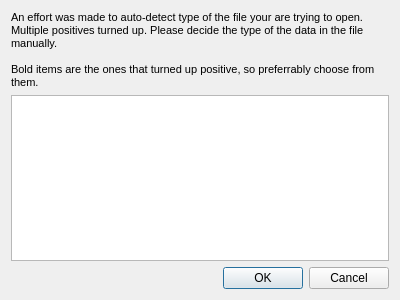
<?xml version="1.0" encoding="UTF-8"?>
<ui version="4.0">
 <class>MultipleTypesDetectedDialog</class>
 <widget class="QDialog" name="MultipleTypesDetectedDialog">
  <property name="geometry">
   <rect>
    <x>0</x>
    <y>0</y>
    <width>400</width>
    <height>300</height>
   </rect>
  </property>
  <property name="windowTitle">
   <string>Multiple types detected!</string>
  </property>
  <layout class="QVBoxLayout" name="verticalLayout">
   <item>
    <widget class="QLabel" name="label">
     <property name="text">
      <string>&lt;!DOCTYPE HTML PUBLIC &quot;-//W3C//DTD HTML 4.0//EN&quot; &quot;http://www.w3.org/TR/REC-html40/strict.dtd&quot;&gt;
&lt;html&gt;&lt;head&gt;&lt;meta name=&quot;qrichtext&quot; content=&quot;1&quot; /&gt;&lt;style type=&quot;text/css&quot;&gt;
p, li { white-space: pre-wrap; }
&lt;/style&gt;&lt;/head&gt;&lt;body style=&quot; font-family:'MS Shell Dlg 2'; font-size:8.25pt; font-weight:400; font-style:normal;&quot;&gt;
&lt;p style=&quot; margin-top:0px; margin-bottom:0px; margin-left:0px; margin-right:0px; -qt-block-indent:0; text-indent:0px;&quot;&gt;&lt;span style=&quot; font-size:8pt;&quot;&gt;An effort was made to auto-detect type of the file your are trying to open. Multiple positives turned up. Please decide the type of the data in the file manually.&lt;/span&gt;&lt;/p&gt;
&lt;p style=&quot;-qt-paragraph-type:empty; margin-top:0px; margin-bottom:0px; margin-left:0px; margin-right:0px; -qt-block-indent:0; text-indent:0px; font-size:8pt;&quot;&gt;&lt;/p&gt;
&lt;p style=&quot; margin-top:0px; margin-bottom:0px; margin-left:0px; margin-right:0px; -qt-block-indent:0; text-indent:0px;&quot;&gt;&lt;span style=&quot; font-size:8pt;&quot;&gt;Bold items are the ones that turned up positive, so preferrably choose from them.&lt;/span&gt;&lt;/p&gt;&lt;/body&gt;&lt;/html&gt;</string>
     </property>
     <property name="wordWrap">
      <bool>true</bool>
     </property>
    </widget>
   </item>
   <item>
    <widget class="QListWidget" name="typeChoice">
     <property name="alternatingRowColors">
      <bool>false</bool>
     </property>
    </widget>
   </item>
   <item>
    <widget class="QDialogButtonBox" name="buttonBox">
     <property name="orientation">
      <enum>Qt::Horizontal</enum>
     </property>
     <property name="standardButtons">
      <set>QDialogButtonBox::Cancel|QDialogButtonBox::Ok</set>
     </property>
    </widget>
   </item>
  </layout>
 </widget>
 <resources/>
 <connections>
  <connection>
   <sender>buttonBox</sender>
   <signal>accepted()</signal>
   <receiver>MultipleTypesDetectedDialog</receiver>
   <slot>accept()</slot>
   <hints>
    <hint type="sourcelabel">
     <x>248</x>
     <y>254</y>
    </hint>
    <hint type="destinationlabel">
     <x>157</x>
     <y>274</y>
    </hint>
   </hints>
  </connection>
  <connection>
   <sender>buttonBox</sender>
   <signal>rejected()</signal>
   <receiver>MultipleTypesDetectedDialog</receiver>
   <slot>reject()</slot>
   <hints>
    <hint type="sourcelabel">
     <x>316</x>
     <y>260</y>
    </hint>
    <hint type="destinationlabel">
     <x>286</x>
     <y>274</y>
    </hint>
   </hints>
  </connection>
 </connections>
</ui>
